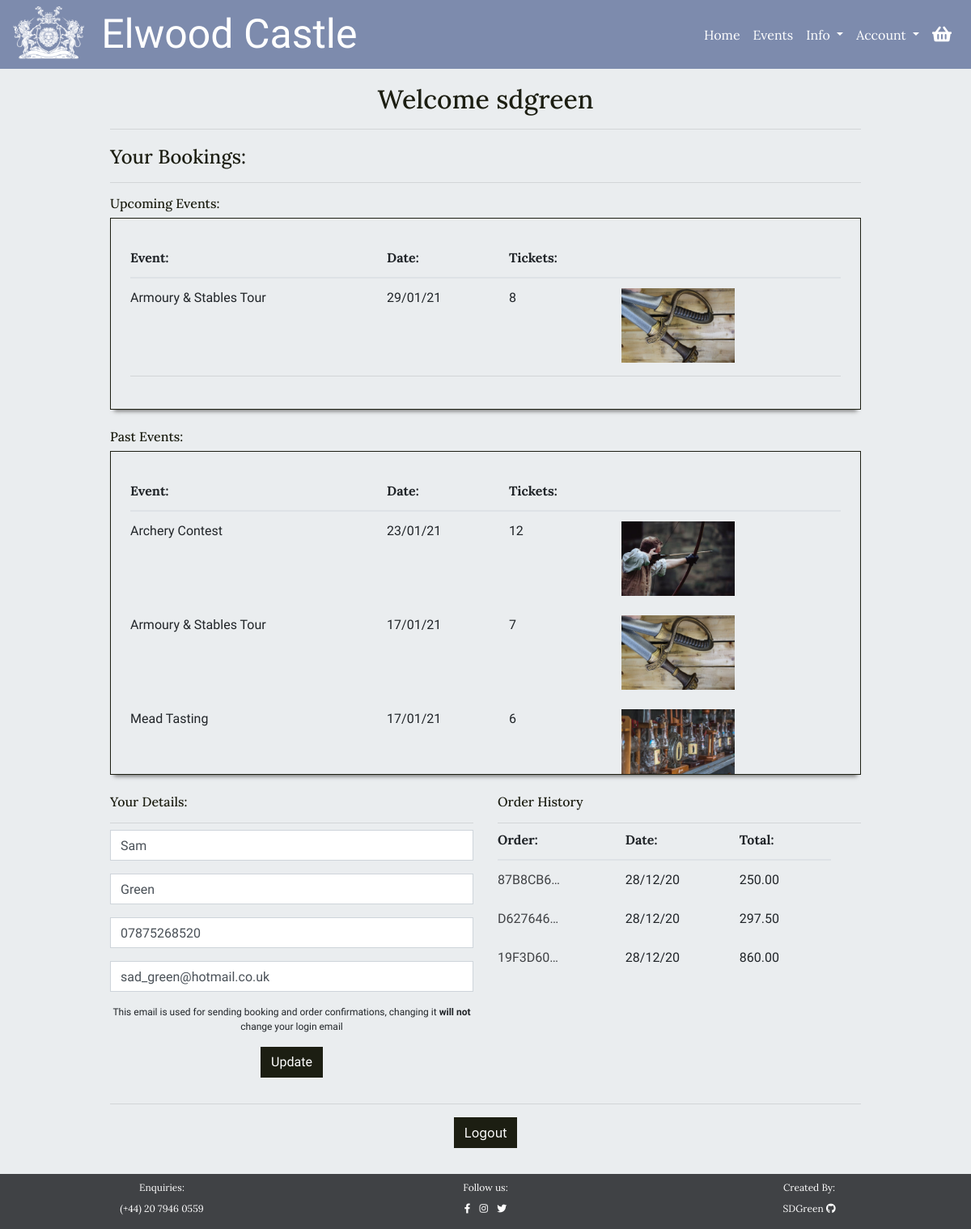
The page /user/home/ (signed in) on the database as committed earlier.
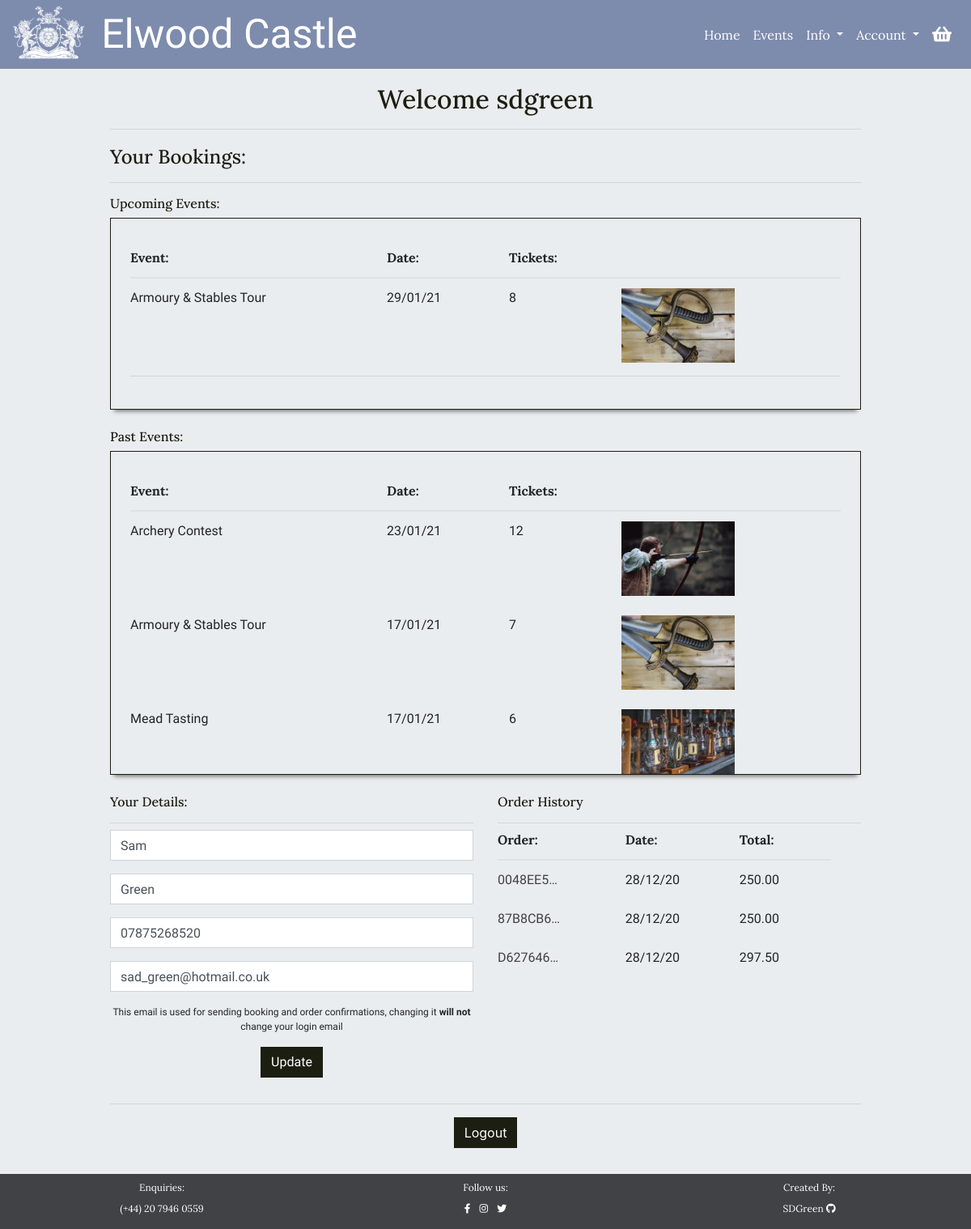
The same page on the database as committed later.
### checkout/models.py (models this page shows, shortened)
class EventBooking(models.Model):
    confirmation_number = models.CharField(max_length=32, null=False,
                                           editable=False)
    order = models.ForeignKey(Order, null=False, blank=False,
                              on_delete=models.CASCADE,
                              related_name='bookings')
    event = models.ForeignKey(Event, null=False, blank=False,
                              on_delete=models.CASCADE,)
    date = models.DateField(auto_now=False, auto_now_add=False,
                            null=False, blank=False)
    ticket_quantity = models.IntegerField()
    booking_total = models.DecimalField(max_digits=7, decimal_places=2,
                                        null=False, blank=False,
                                        editable=False, default=0)

class Order(models.Model):
    user_account = models.ForeignKey(UserAccount, null=True, blank=True,
                                     on_delete=models.SET_NULL,
                                     related_name='orders')
    order_number = models.CharField(max_length=32, null=False, editable=False)
    first_name = models.CharField(max_length=100, null=False, blank=False)
    last_name = models.CharField(max_length=200, null=False, blank=False)
    email = models.EmailField(max_length=200, null=False, blank=False)
    phone_number = models.CharField(max_length=20, null=True, blank=True)
    date = models.DateTimeField(auto_now_add=True)
    stripe_id = models.CharField(max_length=27, null=False, blank=False)
    total = models.DecimalField(max_digits=7, decimal_places=2,
                                null=True, blank=False, default=0)

### events/models.py (models this page shows)
class Event(models.Model):
    category = models.ForeignKey('Category', null=True, blank=True,
                                 on_delete=models.SET_NULL)
    name = models.CharField(max_length=254)
    description = models.TextField()
    price = models.DecimalField(max_digits=8, decimal_places=2, blank=False)
    start_time = models.TimeField()
    rating = models.DecimalField(max_digits=2, decimal_places=1, null=True,
                                 blank=True)
    day_ticket_limit = models.PositiveIntegerField(blank=False,
                                                   validators=[
                                                      MaxValueValidator(200)
                                                    ])
    supervision = models.BooleanField(default=True, null=True, blank=True)
    age_restricted = models.BooleanField(default=True, null=True, blank=False)
    image = models.ImageField(null=True, blank=True)
    def __str__(self):
        return self.name

### user_account/models.py (models this page shows, shortened)
class UserAccount(models.Model):
    user = models.OneToOneField(User, on_delete=models.CASCADE, related_name='useraccount')
    first_name = models.CharField(max_length=100, null=True, blank=True)
    last_name = models.CharField(max_length=200, null=True, blank=True)
    email = models.EmailField(max_length=200, null=True, blank=True)
    phone_number = models.CharField(max_length=20, null=True, blank=True)

### user_account/views.py (the view)
# urls.py: path('home/', views.user_home, name="user_home"),
@login_required
def user_home(request):
    useraccount = None
    bookings = None
    try:
        useraccount = UserAccount.objects.get(user__username=request.user)
        bookings = EventBooking.objects.filter(
            order__user_account=useraccount).order_by('-date')
    except UserAccount.DoesNotExist:
        messages.error(request, """Sorry, we couldn't find your account
                                information, please get in contact so we
                                can fix this for you""")
        return redirect(reverse('events'))
    no_bookings = False
    if not bookings:
        no_bookings = True
    today = datetime.datetime.today()
    upcoming_bookings = bookings.filter(date__gte=today).order_by("date")
    past_bookings = bookings.filter(date__lt=today)
    orders = useraccount.orders.all().order_by("-date")
    user_form = UserForm(instance=useraccount)
    context = {
        'useraccount': useraccount,
        'upcoming_bookings': upcoming_bookings,
        'past_bookings': past_bookings,
        'no_bookings': no_bookings,
        'orders': orders,
        'user_form': user_form
    }
    return render(request, 'user_account/user_home.html', context)

### user_account/templates/user_account/user_home.html (shortened to what this page needs)
{% extends 'base.html' %}
{% load crispy_forms_tags %}
{% block content %}
<div id="small-page">
    <div class="color-overlay">
        <div class="container-fluid guttered p-3">
            <div class="row pt-1 mb-2">
                <div class="col-12 mb-2">
                    <h2 class="heading-text color-title text-center ext-l mb-0">Welcome {{request.user}}</h2>
                    <hr class="mb-1">
                </div>
            </div>
            <div class="row mt-1 mb-4">
                <div class="col-12">
                    <h2 class="heading-text color-title text-l mb-0">Your Bookings:</h2>
                    <hr>
                </div>
                {% if no_bookings %}
                <div class="col-12">
                    <div class="empty-box below-shadow mx-auto text-center">
                        <h5 class="heading-text text-m mb-2">You have no bookings...</h5>
                        <a class="btn button heading-text text-m" href="{% url 'events' %}">See Events</a>
                    </div>
                </div>
                {% else %}
                <div class="col-12">
                    {% if upcoming_bookings %}
                    <h2 class="heading-text color-title text-m mb-2">Upcoming Events:</h2>
                    <div class="booking-container below-shadow p-4">
                        <table class="table mb-1 table-responsive-sm">
                            <thead class="heading-text text-m">
                                <tr>
                                    <th scope="col">Event:</th>
                                    <th scope="col"></th>
                                    <th scope="col">Date:</th>
                                    <th scope="col">Tickets:</th>
                                    <th scope="col"></th>
                                </tr>
                            </thead>
                            <tbody class="body-text text-m">
                                {% for booking in upcoming_bookings %}
                                <tr>
                                    <td colspan="2">
                                        {{ booking.event }}
                                    </td>
                                    <td>
                                        {{ booking.date|date:"d/m/y"}}
                                    </td>
                                    <td>{{ booking.ticket_quantity }}
                                    </td>
                                    <td class="d-none d-md-inline-block">
                                        {% if booking.event.image %}
                                        <img class="img-fluid" src="{{ booking.event.image.url }}"
                                            alt="{{ booking.event.name }}">
                                        {% else %}
                                        <img class="img-fluid" src="{{ MEDIA_URL }}no-image.jpg"
                                            alt="{{ booking.event.name }}">
                                        {% endif %}
                                    </td>
                                </tr>
                                {% endfor %}
                            </tbody>
                        </table>
                        <hr class="mt-0 mb-3">
                    </div>
                    {% endif %}
                    {% if past_bookings %}
                    <h2 class="heading-text color-title text-m mt-4 mb-2">Past Events:</h2>
                    <div class="booking-container below-shadow p-4">
                        <table class="table mb-1 table-responsive-sm">
                            <thead class="heading-text text-m">
                                <tr>
                                    <th scope="col">Event:</th>
                                    <th scope="col"></th>
                                    <th scope="col">Date:</th>
                                    <th scope="col">Tickets:</th>
                                    <th scope="col"></th>
                                </tr>
                            </thead>
                            <tbody class="body-text text-m">
                                {% for booking in past_bookings %}
                                <tr>
                                    <td colspan="2">
                                        {{ booking.event }}
                                    </td>
                                    <td>
                                        {{ booking.date|date:"d/m/y"}}
                                    </td>
                                    <td>{{ booking.ticket_quantity }}
                                    </td>
                                    <td class="d-none d-md-inline-block">
                                        <img class="img-fluid" src="{{ booking.event.image.url }}"
                                            alt="{{ booking.event.name }}">
                                    </td>
                                </tr>
                                {% endfor %}
                            </tbody>
                        </table>
                    </div>
                    {% endif %}
                </div>
                {% endif %}
            </div>
            <div class="row mt-1 mb-3">
                <div class="col-12 col-sm-6 p-0 pl-sm-0">
                    <div class="col-12">
                        <h2 class="heading-text color-title text-m mb-0">Your Details:</h2>
                        <hr class="mb-2">
                    </div>
                    <div class="col-12 body-text">
                            <form action="{% url 'update_details' %}" method="POST">
                                {{ user_form.first_name | as_crispy_field }}
                                {{ user_form.last_name | as_crispy_field }}
                                {{ user_form.phone_number | as_crispy_field }}
                                {{ user_form.email | as_crispy_field }}
                                <p class="body-text text-s text-center">This email is used for sending booking and order confirmations, changing it <strong>will not</strong> change your login email</p>
                                <input class="d-block btn button mx-auto" type="submit" value="Update">
                            </form>
                    </div>
                </div>
                <div class="col-12 col-sm-6 p-0 pr-sm-0">
                    <div class="col-12">
                        <h2 class="heading-text color-title text-m mb-0">Order History</h2>
                        <hr class="mb-2">
                    </div>
                    {% if orders %}
                    <div id="order-history" class="col-12 body-text">
                        <table class="table mb-1">
                            <thead class="heading-text text-m">
                                <tr>
                                    <th class="pt-0" scope="col">Order:</th>
                                    <th class="pt-0" scope="col">Date:</th>
                                    <th class="pt-0" scope="col">Total:</th>
                                </tr>
                            </thead>
                            <tbody class="body-text text-m">
                                {% for order in orders %}
                                <tr>
                                    <td>
                                        <a href="{% url 'order_summary' order.order_number %}"
                                            class="text-link">{{ order.order_number|truncatechars:8 }}</a>
                                    </td>
                                    <td>
                                        {{ order.date|date:"d/m/y"}}
                                    </td>
                                    <td>{{ order.total }}
                                    </td>
                                    <td class="d-none d-md-inline-block">
                                    </td>
                                </tr>
                                {% endfor %}
                            </tbody>
                        </table>
                    </div>
                    {% else %}
                    <div class="col-12 body-text">
                        <p>You have no orders</p>
                    </div>
                    {% endif %}
                </div>
            </div>
            <div class="row mt-1 mb-3">
                <div class="col-12 text-center">
                    <hr>
                    <a href="{% url 'account_logout' %}" class="btn button">Logout</a>
                </div>
            </div>
        </div>
    </div>
</div>
{% endblock %}

Rows that differ between the two databases and show on the page:
no longer on this page (row unchanged): Order: order_number "19F3D60…", date "28/12/20", total "860.00"
added Order: order_number "0048EE5…", date "28/12/20", total "250.00"
